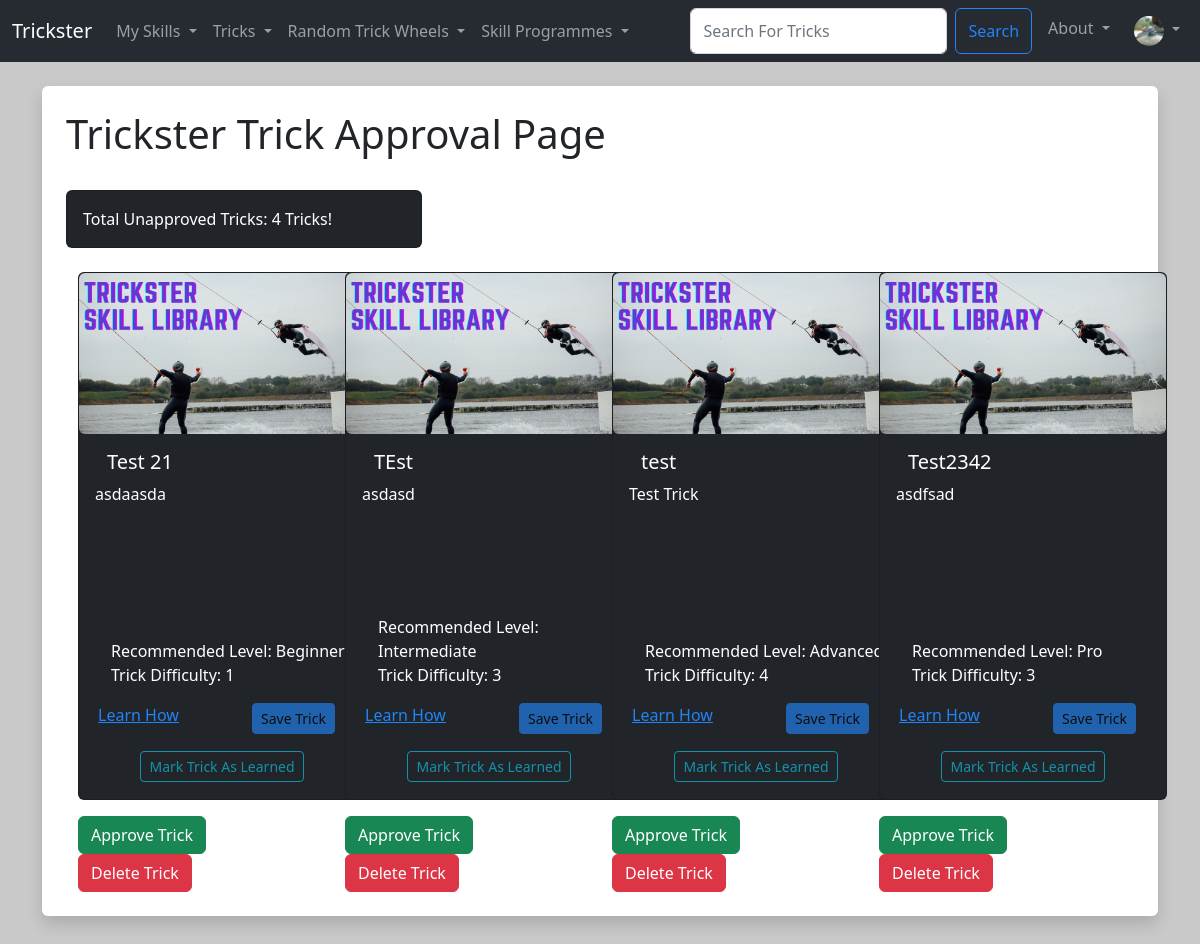
Page /approve_tricks (signed in) on the earlier database version.
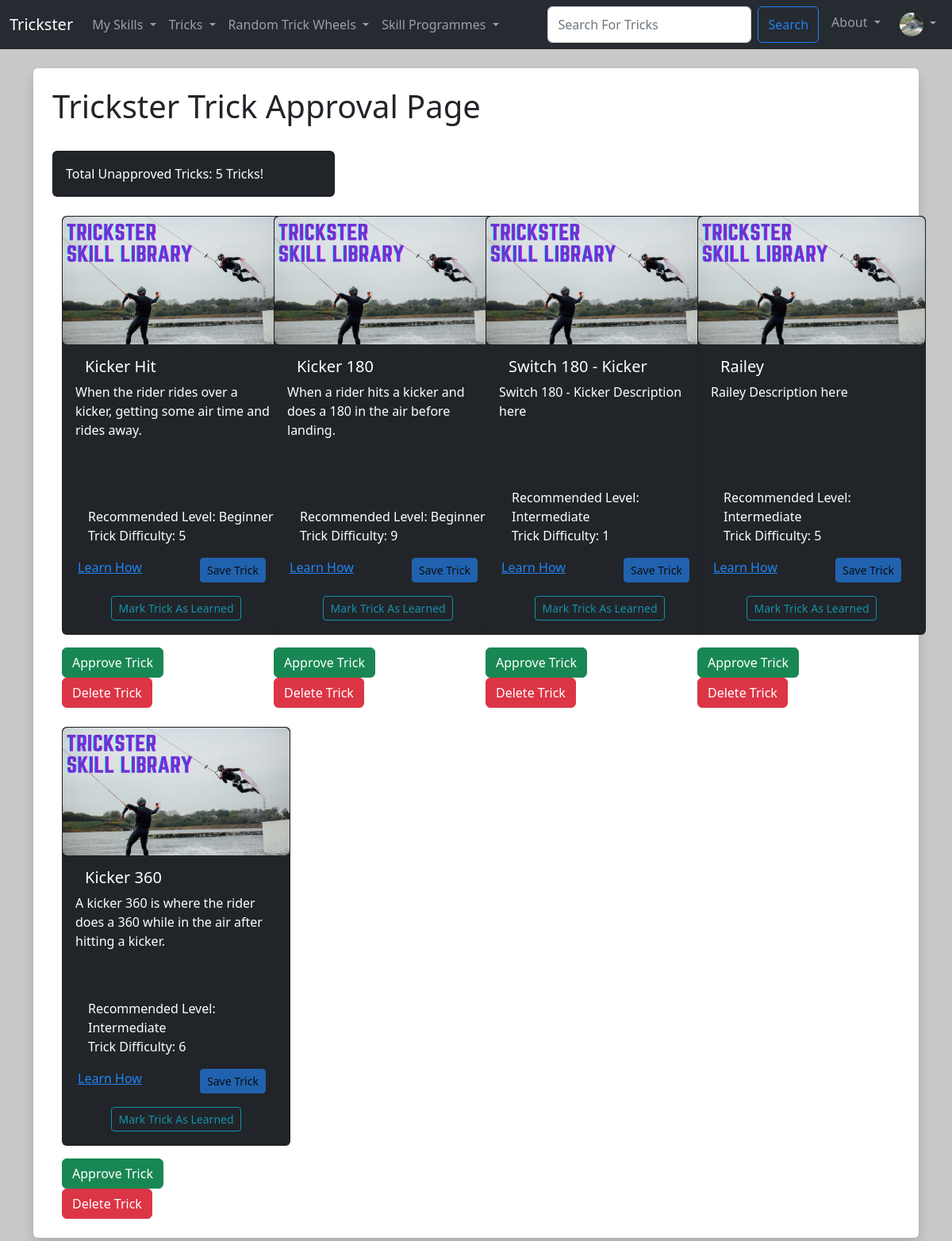
Same page on the later database version.
### Users/models.py (models this page shows, shortened)
class Trickster_User(AbstractBaseUser, PermissionsMixin):
  UserID = models.AutoField(primary_key=True)
  Email = models.EmailField(('Email Address'), unique=True)
  Username = models.CharField(('Username'),max_length=25, unique=True)
  FirstName = models.CharField(('First Name'),max_length=25)
  LastName = models.CharField(('Last Name'),max_length=25)
  DateOfJoining = models.DateField(default=timezone.now)
  is_staff = models.BooleanField(default=False)
  is_active = models.BooleanField(default=True)
  objects = CustomUserManager()
  USERNAME_FIELD = 'Email'
  REQUIRED_FIELDS = ['Username', 'FirstName', 'LastName']

class User_Profile(models.Model):
  User = models.OneToOneField(Trickster_User, on_delete=models.CASCADE)
  ProfilePhoto = models.ImageField(null=True, blank=True, upload_to="images/profile")
  Bio = models.TextField(blank=True)
  SkillLevel = models.ForeignKey(SkillLevel, default=get_default_skill_level, blank=True, null=True, on_delete=models.CASCADE)
  UserDifficultyLevel = models.PositiveIntegerField(default=1, null=True, validators=[MinValueValidator(1), MaxValueValidator(10)])
  UserLevelProgress = models.PositiveIntegerField(default=1, validators=[MinValueValidator(1), MaxValueValidator(100)])
  LearnedTricks = models.ManyToManyField(Trick, related_name='learned_trick', blank=True)
  SavedTricks = models.ManyToManyField(Trick, related_name='saved_trick', blank=True)
  CurrentlyLearningProgrammes = models.ManyToManyField(Trick_Programme, related_name='currently_learning_programme', blank=True)
  CompletedProgrammes = models.ManyToManyField(Trick_Programme, related_name='completed_programme', blank=True)
  CompletedLessons = models.ManyToManyField(Programme_Lesson, related_name='completed_lessons', blank=True)
  SavedProgrammes = models.ManyToManyField(Trick_Programme, related_name='saved_programme', blank=True)
  Follows =  models.ManyToManyField('self', related_name='followed_by', symmetrical=False, blank=True)

### TricksterMain/models.py (models this page shows, shortened)
class Trick (models.Model):
  TrickID = models.AutoField(primary_key=True)
  TrickName = models.CharField(max_length=25)
  TrickDiscription = models.TextField(blank=True)
  TrickHowTo = models.TextField(blank=True)
  TrickRecLevel = models.ForeignKey(SkillLevel, blank=True, null=True, on_delete=models.CASCADE)
  TrickDifficulty = models.PositiveIntegerField(null=True, validators=[MinValueValidator(1), MaxValueValidator(10)])
  TrickImg = models.ImageField(null=True, blank=True, upload_to="images/")
  TrickCategory = models.ManyToManyField(Category, related_name='trick_category_tags', blank=True)
  approved = models.BooleanField('Approved', default=False)

class SkillLevel (models.Model):
  SkillLevelID = models.AutoField(primary_key=True)
  SkillLevelName = models.CharField(max_length=25)
  def __str__(self):
    return self.SkillLevelName

### TricksterMain/views.py (the view)
# urls.py: path('approve_tricks', views.approve_tricks, name='approve-tricks'),
@permission_required('trick.change_trick', login_url='home')
def approve_tricks(request):
  unapproved_tricks = Trick.objects.filter(approved=False).order_by('TrickRecLevel', 'TrickDifficulty', 'TrickName')
  trick_count = unapproved_tricks.count()
  return render(request, 'main/approve_tricks.html', {'unapproved_tricks': unapproved_tricks, "trick_count":trick_count})

### TricksterMain/templates/main/approve_tricks.html (shortened to what this page needs)
{% extends 'main/base.html' %}
{% load static %}
{% block content  %}
  <div class="shadow  p-4 mb-5 bg-body rounded">
    <h1> Trickster Trick Approval Page </h1>
    <br/>
    <div class="col-4">
      <div class="card text-bg-dark">
        <div class="card-body">
          <p class="card-text">Total Unapproved Tricks: {{ trick_count }} Tricks!</p>
        </div>
      </div>
    </div>
    <br/>
    <div class="container-md">
      <div class="row row-cols-1 row-cols-sm-2 row-cols-md-3 row-cols-xl-4 g-4">
        {% for trick in unapproved_tricks %}
        <div class="col-sm">
          {% if user.is_authenticated %}
            <div class="card text-bg-dark mb-3" style="width: 18rem; height: 33rem;">
          {% else %}
            <div class="card text-bg-dark mb-3" style="width: 18rem; height: 30rem;">
          {% endif %}
            {% if trick.TrickImg %}
              <img src="{{ trick.TrickImg.url }}" class="img-fluid rounded" alt="trick cover image">
              {% if trick in request.user.user_profile.LearnedTricks.all %}
                <div class="card-img-overlay d-flex aligns-items-center justify-content-center" style="height: 10.1rem; background-color: rgba(0, 0, 0, 0.3)">
                  <img src="{% static 'trickster/images/TheTickBlue.png' %}" class="img-fluid rounded" alt="default trick cover image">
                </div>
              {% endif %}
            {% else %}
              <img src="{% static 'trickster/images/TrickListDefault.png' %}" class="img-fluid rounded" alt="default trick cover image">
            {% endif %}
            <div class="card-body">
              <h5 class="card-title">
                <div class="container">
                  <div class="row">
                    <div class="col-12">
                      {{ trick.TrickName }}
                    </div>
                  </div>
                </div>
              </h5>
              <p class="card-text">{{ trick.TrickDiscription|truncatechars:180 }}</p>
            </div>
            <ul class="list-group-dark list-group-flush">
              <li class="list-group-item">Recommended Level: {{ trick.TrickRecLevel }}</li>
              <li class="list-group-item">Trick Difficulty: {{ trick.TrickDifficulty }}</li>
            </ul>
            <div class="card-body-dark text-center gap-3" style="height: 3rem">
              <div class="container">
                <div class="row">
                  <div class="col-6">
                    <a href="{% url 'show-trick' trick.TrickID %}" class="card-link me-md-4">Learn How</a>
                  </div>
                  <div class="col-6">
                    <a class="btn btn-primary btn-sm disabled" >Save Trick</a>
                  </div>
                </div>
              </div>
            </div>
            <div class="card-body-dark text-center gap-3" style="height: 3rem">
              <a class="btn btn-outline-info btn-sm disabled" dissabled>Mark Trick As Learned</a>
            </div>
          </div>
          <a href="{% url 'approve-trick' trick.TrickID %}" class="btn btn-success">Approve Trick</a>
          <a href="{% url 'delete-unapproved-trick' trick.TrickID %}" class="btn btn-danger">Delete Trick</a>
        </div>
        {% endfor %}
      </div>
    </div>
  </div>
{% endblock %}

### TricksterMain/templates/main/base.html (shortened to what this page needs)
{% load static %}
<!doctype html>
<html lang="en">
  <head>
    <link href="../../../static/trickster/css/trickster.min.css" rel="stylesheet">
    <link rel="stylesheet" href="https://maxcdn.bootstrapcdn.com/font-awesome/4.7.0/css/font-awesome.min.css">
  </head>
  <body>
    {% include 'components/navbar.html'%}
    <br/>
    <div class="container">
      {% block content %}
      {% endblock %}
    </div>
  </body>
</html>

### TricksterMain/templates/components/navbar.html (shortened to what this page needs)
{% load static %}
<nav class="navbar navbar-expand-lg navbar-dark bg-tricksterdark">
  <div class="container-fluid">
    <a class="navbar-brand" href="{%url 'home'%}">Trickster</a>
    <div class="collapse navbar-collapse" id="navbarSupportedContent">
      <ul class="navbar-nav me-auto mb-2 mb-lg-0">
        <li class="nav-item dropdown">
          <a class="nav-link dropdown-toggle" href="#" id="mySkillsDropdown" role="button" data-bs-toggle="dropdown" aria-expanded="false">
            My Skills
          </a>
        </li>
        <li class="nav-item dropdown">
          <a class="nav-link dropdown-toggle" href="#" id="tricksDropdown" role="button" data-bs-toggle="dropdown" aria-expanded="false">
            Tricks
          </a>
        </li>
        <li class="nav-item dropdown">
          <a class="nav-link dropdown-toggle" href="#" id="randomDropdown" role="button" data-bs-toggle="dropdown" aria-expanded="false">
            Random Trick Wheels
          </a>
        </li>
        <li class="nav-item dropdown">
          <a class="nav-link dropdown-toggle" href="#" id="tricksDropdown" role="button" data-bs-toggle="dropdown" aria-expanded="false">
            Skill Programmes
          </a>
        </li>
      </ul>
      <div class="navbar-nav ml-auto gap-2">
        <form class="d-flex" method="POST" action="{% url 'search-trick' %}">
          <input class="form-control me-2 input-sm" type="search" placeholder="Search For Tricks" aria-label="Search" name="trick_searched">
          <button class="btn btn-outline-primary" type="submit">Search</button>
        </form>
        <li class="nav-item dropdown">
          <a class="nav-link dropdown-toggle" href="#" id="tricksDropdown" role="button" data-bs-toggle="dropdown" aria-expanded="false">
            About
          </a>
        </li>
        {% if user.is_authenticated %}
        <li class="nav-item dropdown">
          <a class="nav-link dropdown-toggle" href="#" id="navbarScrollingDropdown" role="button" data-bs-toggle="dropdown" aria-expanded="false">
            {% if request.user.user_profile.ProfilePhoto %}
              <img
              class="rounded-circle"
              height="30"
              src="{{ request.user.user_profile.ProfilePhoto.url }}"
              alt="User Profile Image"
              />
            {% endif %}
          </a>
        </li>
        {% else %}
          <li class="nav-item">
            <a class="nav-link" href="{%url 'login'%}">Login</a>
          </li>
        {% endif %}
      </div>
    </div>
  </div>
</nav>

### TricksterMain/templates/main/base.html (style rules this page uses)
body { background: #c9c9c9 }

Differences in the rows shown:
removed Trick: TrickName "Test 21", TrickDiscription "asdaasda", TrickRecLevel "Beginner", TrickDifficulty "1"
removed Trick: TrickName "TEst", TrickDiscription "asdasd", TrickRecLevel "Intermediate", TrickDifficulty "3"
removed Trick: TrickName "test", TrickDiscription "Test Trick", TrickRecLevel "Advanced", TrickDifficulty "4"
removed Trick: TrickName "Test2342", TrickDiscription "asdfsad", TrickRecLevel "Pro", TrickDifficulty "3"
added Trick: TrickName "Kicker Hit", TrickDiscription "When the rider rides over a kicker, getting some air time and rides away.", TrickRecLevel "Beginner", TrickDifficulty "5"
added Trick: TrickName "Kicker 180", TrickDiscription "When a rider hits a kicker and does a 180 in the air before landing.", TrickRecLevel "Beginner", TrickDifficulty "9"
added Trick: TrickName "Switch 180 - Kicker", TrickDiscription "Switch 180 - Kicker Description here", TrickRecLevel "Intermediate", TrickDifficulty "1"
added Trick: TrickName "Railey", TrickDiscription "Railey Description here", TrickRecLevel "Intermediate", TrickDifficulty "5"
added Trick: TrickName "Kicker 360", TrickDiscription "A kicker 360 is where the rider does a 360 while in the air after hitting a kicker.", TrickRecLevel "Intermediate", TrickDifficulty "6"
Other differences:
{{ trick_count }}: "4" → "5"
